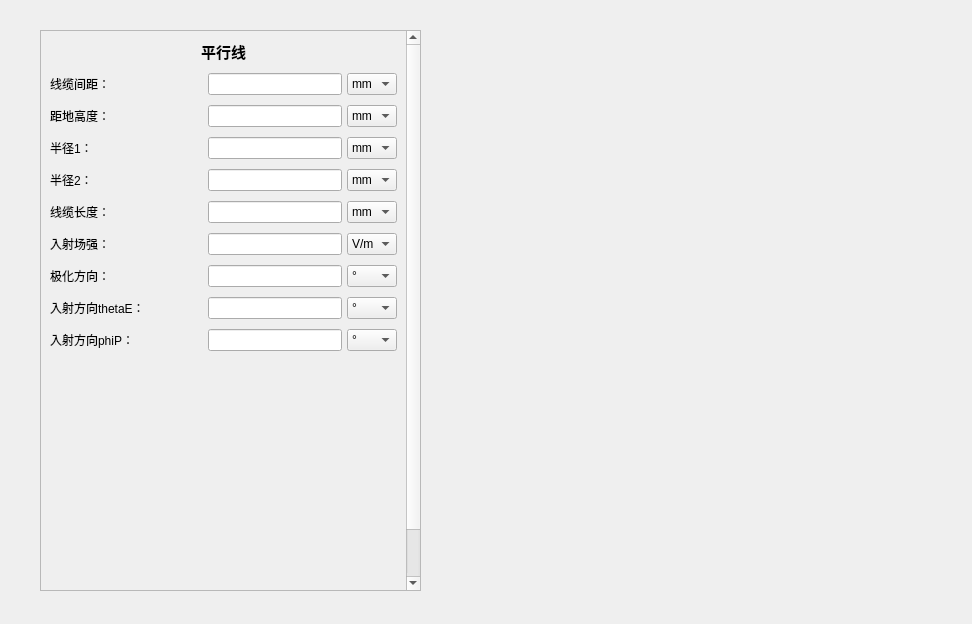
<?xml version="1.0" encoding="UTF-8"?>
<ui version="4.0">
 <class>contentWidget</class>
 <widget class="QWidget" name="contentWidget">
  <property name="geometry">
   <rect>
    <x>0</x>
    <y>0</y>
    <width>972</width>
    <height>624</height>
   </rect>
  </property>
  <property name="windowTitle">
   <string>Form</string>
  </property>
  <widget class="QScrollArea" name="scrollArea">
   <property name="geometry">
    <rect>
     <x>40</x>
     <y>30</y>
     <width>381</width>
     <height>561</height>
    </rect>
   </property>
   <property name="minimumSize">
    <size>
     <width>350</width>
     <height>0</height>
    </size>
   </property>
   <property name="maximumSize">
    <size>
     <width>400</width>
     <height>16777215</height>
    </size>
   </property>
   <property name="widgetResizable">
    <bool>true</bool>
   </property>
   <widget class="QWidget" name="scrollAreaWidgetContents">
    <property name="geometry">
     <rect>
      <x>0</x>
      <y>0</y>
      <width>358</width>
      <height>605</height>
     </rect>
    </property>
    <layout class="QGridLayout" name="gridLayout">
     <property name="leftMargin">
      <number>0</number>
     </property>
     <property name="topMargin">
      <number>0</number>
     </property>
     <property name="rightMargin">
      <number>0</number>
     </property>
     <property name="bottomMargin">
      <number>0</number>
     </property>
     <property name="spacing">
      <number>0</number>
     </property>
     <item row="0" column="0">
      <widget class="QStackedWidget" name="stackedWidget">
       <property name="minimumSize">
        <size>
         <width>0</width>
         <height>0</height>
        </size>
       </property>
       <property name="maximumSize">
        <size>
         <width>16777215</width>
         <height>16777215</height>
        </size>
       </property>
       <property name="currentIndex">
        <number>0</number>
       </property>
       <widget class="QWidget" name="page">
        <layout class="QGridLayout" name="gridLayout_2">
         <property name="horizontalSpacing">
          <number>5</number>
         </property>
         <property name="verticalSpacing">
          <number>10</number>
         </property>
         <item row="2" column="0">
          <widget class="QLabel" name="label_3">
           <property name="text">
            <string>距地高度：</string>
           </property>
          </widget>
         </item>
         <item row="9" column="2" colspan="2">
          <widget class="QLineEdit" name="lineEdit_9"/>
         </item>
         <item row="4" column="2" colspan="2">
          <widget class="QLineEdit" name="lineEdit_4"/>
         </item>
         <item row="2" column="4">
          <widget class="QComboBox" name="comboBox_2">
           <property name="sizePolicy">
            <sizepolicy hsizetype="Fixed" vsizetype="Fixed">
             <horstretch>0</horstretch>
             <verstretch>0</verstretch>
            </sizepolicy>
           </property>
           <property name="maximumSize">
            <size>
             <width>50</width>
             <height>16777215</height>
            </size>
           </property>
           <item>
            <property name="text">
             <string>mm</string>
            </property>
           </item>
          </widget>
         </item>
         <item row="5" column="2" colspan="2">
          <widget class="QLineEdit" name="lineEdit_5"/>
         </item>
         <item row="7" column="4">
          <widget class="QComboBox" name="comboBox_7">
           <property name="sizePolicy">
            <sizepolicy hsizetype="Fixed" vsizetype="Fixed">
             <horstretch>0</horstretch>
             <verstretch>0</verstretch>
            </sizepolicy>
           </property>
           <property name="maximumSize">
            <size>
             <width>50</width>
             <height>16777215</height>
            </size>
           </property>
           <item>
            <property name="text">
             <string>°</string>
            </property>
           </item>
          </widget>
         </item>
         <item row="5" column="4">
          <widget class="QComboBox" name="comboBox_5">
           <property name="sizePolicy">
            <sizepolicy hsizetype="Fixed" vsizetype="Fixed">
             <horstretch>0</horstretch>
             <verstretch>0</verstretch>
            </sizepolicy>
           </property>
           <property name="maximumSize">
            <size>
             <width>50</width>
             <height>16777215</height>
            </size>
           </property>
           <item>
            <property name="text">
             <string>mm</string>
            </property>
           </item>
          </widget>
         </item>
         <item row="8" column="0" colspan="2">
          <widget class="QLabel" name="label_9">
           <property name="text">
            <string>入射方向thetaE：</string>
           </property>
          </widget>
         </item>
         <item row="8" column="4">
          <widget class="QComboBox" name="comboBox_8">
           <property name="sizePolicy">
            <sizepolicy hsizetype="Fixed" vsizetype="Fixed">
             <horstretch>0</horstretch>
             <verstretch>0</verstretch>
            </sizepolicy>
           </property>
           <property name="maximumSize">
            <size>
             <width>50</width>
             <height>16777215</height>
            </size>
           </property>
           <item>
            <property name="text">
             <string>°</string>
            </property>
           </item>
          </widget>
         </item>
         <item row="7" column="2" colspan="2">
          <widget class="QLineEdit" name="lineEdit_7"/>
         </item>
         <item row="4" column="4">
          <widget class="QComboBox" name="comboBox_4">
           <property name="sizePolicy">
            <sizepolicy hsizetype="Fixed" vsizetype="Fixed">
             <horstretch>0</horstretch>
             <verstretch>0</verstretch>
            </sizepolicy>
           </property>
           <property name="maximumSize">
            <size>
             <width>50</width>
             <height>16777215</height>
            </size>
           </property>
           <item>
            <property name="text">
             <string>mm</string>
            </property>
           </item>
          </widget>
         </item>
         <item row="5" column="0">
          <widget class="QLabel" name="label_6">
           <property name="text">
            <string>线缆长度：</string>
           </property>
          </widget>
         </item>
         <item row="2" column="2" colspan="2">
          <widget class="QLineEdit" name="lineEdit_2"/>
         </item>
         <item row="1" column="0">
          <widget class="QLabel" name="label_2">
           <property name="text">
            <string>线缆间距：</string>
           </property>
          </widget>
         </item>
         <item row="3" column="0">
          <widget class="QLabel" name="label_4">
           <property name="text">
            <string>半径1：</string>
           </property>
          </widget>
         </item>
         <item row="1" column="2" colspan="2">
          <widget class="QLineEdit" name="lineEdit"/>
         </item>
         <item row="9" column="4">
          <widget class="QComboBox" name="comboBox_9">
           <property name="sizePolicy">
            <sizepolicy hsizetype="Fixed" vsizetype="Fixed">
             <horstretch>0</horstretch>
             <verstretch>0</verstretch>
            </sizepolicy>
           </property>
           <property name="maximumSize">
            <size>
             <width>50</width>
             <height>16777215</height>
            </size>
           </property>
           <item>
            <property name="text">
             <string>°</string>
            </property>
           </item>
          </widget>
         </item>
         <item row="3" column="4">
          <widget class="QComboBox" name="comboBox_3">
           <property name="sizePolicy">
            <sizepolicy hsizetype="Fixed" vsizetype="Fixed">
             <horstretch>0</horstretch>
             <verstretch>0</verstretch>
            </sizepolicy>
           </property>
           <property name="maximumSize">
            <size>
             <width>50</width>
             <height>16777215</height>
            </size>
           </property>
           <item>
            <property name="text">
             <string>mm</string>
            </property>
           </item>
          </widget>
         </item>
         <item row="6" column="4">
          <widget class="QComboBox" name="comboBox_6">
           <property name="sizePolicy">
            <sizepolicy hsizetype="Fixed" vsizetype="Fixed">
             <horstretch>0</horstretch>
             <verstretch>0</verstretch>
            </sizepolicy>
           </property>
           <property name="maximumSize">
            <size>
             <width>50</width>
             <height>16777215</height>
            </size>
           </property>
           <item>
            <property name="text">
             <string>V/m</string>
            </property>
           </item>
          </widget>
         </item>
         <item row="9" column="0">
          <widget class="QLabel" name="label_10">
           <property name="text">
            <string>入射方向phiP：</string>
           </property>
          </widget>
         </item>
         <item row="1" column="4">
          <widget class="QComboBox" name="comboBox">
           <property name="sizePolicy">
            <sizepolicy hsizetype="Fixed" vsizetype="Fixed">
             <horstretch>0</horstretch>
             <verstretch>0</verstretch>
            </sizepolicy>
           </property>
           <property name="maximumSize">
            <size>
             <width>50</width>
             <height>16777215</height>
            </size>
           </property>
           <item>
            <property name="text">
             <string>mm</string>
            </property>
           </item>
          </widget>
         </item>
         <item row="4" column="0">
          <widget class="QLabel" name="label_5">
           <property name="text">
            <string>半径2：</string>
           </property>
          </widget>
         </item>
         <item row="7" column="0">
          <widget class="QLabel" name="label_8">
           <property name="text">
            <string>极化方向：</string>
           </property>
          </widget>
         </item>
         <item row="3" column="2" colspan="2">
          <widget class="QLineEdit" name="lineEdit_3"/>
         </item>
         <item row="6" column="2" colspan="2">
          <widget class="QLineEdit" name="lineEdit_6"/>
         </item>
         <item row="8" column="2" colspan="2">
          <widget class="QLineEdit" name="lineEdit_8"/>
         </item>
         <item row="6" column="0">
          <widget class="QLabel" name="label_7">
           <property name="text">
            <string>入射场强：</string>
           </property>
          </widget>
         </item>
         <item row="10" column="0">
          <spacer name="verticalSpacer">
           <property name="orientation">
            <enum>Qt::Vertical</enum>
           </property>
           <property name="sizeHint" stdset="0">
            <size>
             <width>20</width>
             <height>40</height>
            </size>
           </property>
          </spacer>
         </item>
         <item row="0" column="0" colspan="5">
          <widget class="QLabel" name="label">
           <property name="sizePolicy">
            <sizepolicy hsizetype="MinimumExpanding" vsizetype="Maximum">
             <horstretch>0</horstretch>
             <verstretch>0</verstretch>
            </sizepolicy>
           </property>
           <property name="font">
            <font>
             <pointsize>11</pointsize>
             <weight>75</weight>
             <bold>true</bold>
            </font>
           </property>
           <property name="text">
            <string>平行线</string>
           </property>
           <property name="alignment">
            <set>Qt::AlignCenter</set>
           </property>
          </widget>
         </item>
        </layout>
       </widget>
       <widget class="QWidget" name="page_2">
        <layout class="QGridLayout" name="gridLayout_3">
         <property name="horizontalSpacing">
          <number>5</number>
         </property>
         <property name="verticalSpacing">
          <number>10</number>
         </property>
         <item row="7" column="0">
          <widget class="QLabel" name="label_31">
           <property name="text">
            <string>入射场强</string>
           </property>
          </widget>
         </item>
         <item row="8" column="0">
          <widget class="QLabel" name="label_15">
           <property name="text">
            <string>极化方向：</string>
           </property>
          </widget>
         </item>
         <item row="8" column="2">
          <widget class="QComboBox" name="comboBox_10">
           <property name="sizePolicy">
            <sizepolicy hsizetype="Fixed" vsizetype="Fixed">
             <horstretch>0</horstretch>
             <verstretch>0</verstretch>
            </sizepolicy>
           </property>
           <property name="maximumSize">
            <size>
             <width>50</width>
             <height>16777215</height>
            </size>
           </property>
           <item>
            <property name="text">
             <string>°</string>
            </property>
           </item>
          </widget>
         </item>
         <item row="6" column="0">
          <widget class="QLabel" name="label_18">
           <property name="text">
            <string>半径2：</string>
           </property>
          </widget>
         </item>
         <item row="2" column="0">
          <widget class="QLabel" name="label_13">
           <property name="text">
            <string>缠绕系数：</string>
           </property>
          </widget>
         </item>
         <item row="8" column="1">
          <widget class="QLineEdit" name="lineEdit_15"/>
         </item>
         <item row="1" column="1">
          <widget class="QLineEdit" name="lineEdit_18"/>
         </item>
         <item row="10" column="1">
          <widget class="QLineEdit" name="lineEdit_16"/>
         </item>
         <item row="4" column="1">
          <widget class="QLineEdit" name="lineEdit_14"/>
         </item>
         <item row="3" column="2">
          <widget class="QComboBox" name="comboBox_13">
           <property name="sizePolicy">
            <sizepolicy hsizetype="Fixed" vsizetype="Fixed">
             <horstretch>0</horstretch>
             <verstretch>0</verstretch>
            </sizepolicy>
           </property>
           <property name="maximumSize">
            <size>
             <width>50</width>
             <height>16777215</height>
            </size>
           </property>
           <item>
            <property name="text">
             <string>mm</string>
            </property>
           </item>
          </widget>
         </item>
         <item row="6" column="2">
          <widget class="QComboBox" name="comboBox_14">
           <property name="sizePolicy">
            <sizepolicy hsizetype="Fixed" vsizetype="Fixed">
             <horstretch>0</horstretch>
             <verstretch>0</verstretch>
            </sizepolicy>
           </property>
           <property name="maximumSize">
            <size>
             <width>50</width>
             <height>16777215</height>
            </size>
           </property>
           <item>
            <property name="text">
             <string>mm</string>
            </property>
           </item>
          </widget>
         </item>
         <item row="1" column="2">
          <widget class="QComboBox" name="comboBox_15">
           <property name="sizePolicy">
            <sizepolicy hsizetype="Fixed" vsizetype="Fixed">
             <horstretch>0</horstretch>
             <verstretch>0</verstretch>
            </sizepolicy>
           </property>
           <property name="maximumSize">
            <size>
             <width>50</width>
             <height>16777215</height>
            </size>
           </property>
           <item>
            <property name="text">
             <string>mm</string>
            </property>
           </item>
          </widget>
         </item>
         <item row="2" column="2">
          <widget class="QComboBox" name="comboBox_12">
           <property name="sizePolicy">
            <sizepolicy hsizetype="Fixed" vsizetype="Fixed">
             <horstretch>0</horstretch>
             <verstretch>0</verstretch>
            </sizepolicy>
           </property>
           <property name="maximumSize">
            <size>
             <width>50</width>
             <height>16777215</height>
            </size>
           </property>
           <item>
            <property name="text">
             <string>mm</string>
            </property>
           </item>
          </widget>
         </item>
         <item row="1" column="0">
          <widget class="QLabel" name="label_19">
           <property name="text">
            <string>线缆长度：</string>
           </property>
          </widget>
         </item>
         <item row="9" column="1">
          <widget class="QLineEdit" name="lineEdit_11"/>
         </item>
         <item row="5" column="0">
          <widget class="QLabel" name="label_11">
           <property name="text">
            <string>半径1：</string>
           </property>
          </widget>
         </item>
         <item row="6" column="1">
          <widget class="QLineEdit" name="lineEdit_13"/>
         </item>
         <item row="3" column="1">
          <widget class="QLineEdit" name="lineEdit_10"/>
         </item>
         <item row="9" column="2">
          <widget class="QComboBox" name="comboBox_11">
           <property name="sizePolicy">
            <sizepolicy hsizetype="Fixed" vsizetype="Fixed">
             <horstretch>0</horstretch>
             <verstretch>0</verstretch>
            </sizepolicy>
           </property>
           <property name="maximumSize">
            <size>
             <width>50</width>
             <height>16777215</height>
            </size>
           </property>
           <item>
            <property name="text">
             <string>°</string>
            </property>
           </item>
          </widget>
         </item>
         <item row="5" column="1">
          <widget class="QLineEdit" name="lineEdit_12"/>
         </item>
         <item row="10" column="2">
          <widget class="QComboBox" name="comboBox_18">
           <property name="sizePolicy">
            <sizepolicy hsizetype="Fixed" vsizetype="Fixed">
             <horstretch>0</horstretch>
             <verstretch>0</verstretch>
            </sizepolicy>
           </property>
           <property name="maximumSize">
            <size>
             <width>50</width>
             <height>16777215</height>
            </size>
           </property>
           <item>
            <property name="text">
             <string>°</string>
            </property>
           </item>
          </widget>
         </item>
         <item row="5" column="2">
          <widget class="QComboBox" name="comboBox_16">
           <property name="sizePolicy">
            <sizepolicy hsizetype="Fixed" vsizetype="Fixed">
             <horstretch>0</horstretch>
             <verstretch>0</verstretch>
            </sizepolicy>
           </property>
           <property name="maximumSize">
            <size>
             <width>50</width>
             <height>16777215</height>
            </size>
           </property>
           <item>
            <property name="text">
             <string>mm</string>
            </property>
           </item>
          </widget>
         </item>
         <item row="0" column="0" colspan="3">
          <widget class="QLabel" name="label_20">
           <property name="sizePolicy">
            <sizepolicy hsizetype="MinimumExpanding" vsizetype="Maximum">
             <horstretch>0</horstretch>
             <verstretch>0</verstretch>
            </sizepolicy>
           </property>
           <property name="font">
            <font>
             <pointsize>11</pointsize>
             <weight>75</weight>
             <bold>true</bold>
            </font>
           </property>
           <property name="text">
            <string>双绞线</string>
           </property>
           <property name="alignment">
            <set>Qt::AlignCenter</set>
           </property>
          </widget>
         </item>
         <item row="4" column="0">
          <widget class="QLabel" name="label_17">
           <property name="text">
            <string>离地高度：</string>
           </property>
          </widget>
         </item>
         <item row="3" column="0">
          <widget class="QLabel" name="label_14">
           <property name="text">
            <string>间距：</string>
           </property>
          </widget>
         </item>
         <item row="4" column="2">
          <widget class="QComboBox" name="comboBox_17">
           <property name="sizePolicy">
            <sizepolicy hsizetype="Fixed" vsizetype="Fixed">
             <horstretch>0</horstretch>
             <verstretch>0</verstretch>
            </sizepolicy>
           </property>
           <property name="maximumSize">
            <size>
             <width>50</width>
             <height>16777215</height>
            </size>
           </property>
           <item>
            <property name="text">
             <string>mm</string>
            </property>
           </item>
          </widget>
         </item>
         <item row="9" column="0">
          <widget class="QLabel" name="label_16">
           <property name="text">
            <string>入射方向thetaE：</string>
           </property>
          </widget>
         </item>
         <item row="10" column="0">
          <widget class="QLabel" name="label_12">
           <property name="text">
            <string>入射方向phiP：</string>
           </property>
          </widget>
         </item>
         <item row="11" column="0">
          <spacer name="verticalSpacer_2">
           <property name="orientation">
            <enum>Qt::Vertical</enum>
           </property>
           <property name="sizeHint" stdset="0">
            <size>
             <width>20</width>
             <height>40</height>
            </size>
           </property>
          </spacer>
         </item>
         <item row="2" column="1">
          <widget class="QLineEdit" name="lineEdit_17"/>
         </item>
         <item row="7" column="1">
          <widget class="QLineEdit" name="lineEdit_28"/>
         </item>
         <item row="7" column="2">
          <widget class="QComboBox" name="comboBox_28">
           <property name="sizePolicy">
            <sizepolicy hsizetype="Fixed" vsizetype="Fixed">
             <horstretch>0</horstretch>
             <verstretch>0</verstretch>
            </sizepolicy>
           </property>
           <property name="maximumSize">
            <size>
             <width>50</width>
             <height>16777215</height>
            </size>
           </property>
           <item>
            <property name="text">
             <string>V/m</string>
            </property>
           </item>
          </widget>
         </item>
        </layout>
       </widget>
       <widget class="QWidget" name="page_3">
        <layout class="QGridLayout" name="gridLayout_4">
         <property name="horizontalSpacing">
          <number>5</number>
         </property>
         <property name="verticalSpacing">
          <number>10</number>
         </property>
         <item row="14" column="2">
          <widget class="QLineEdit" name="lineEdit_2_8"/>
         </item>
         <item row="14" column="3">
          <widget class="QComboBox" name="comboBox2_8">
           <property name="sizePolicy">
            <sizepolicy hsizetype="Fixed" vsizetype="Fixed">
             <horstretch>0</horstretch>
             <verstretch>0</verstretch>
            </sizepolicy>
           </property>
           <property name="maximumSize">
            <size>
             <width>60</width>
             <height>16777215</height>
            </size>
           </property>
           <item>
            <property name="text">
             <string>mm</string>
            </property>
           </item>
          </widget>
         </item>
         <item row="1" column="3">
          <widget class="QPushButton" name="pushButton_default2">
           <property name="maximumSize">
            <size>
             <width>60</width>
             <height>16777215</height>
            </size>
           </property>
           <property name="text">
            <string>默认</string>
           </property>
          </widget>
         </item>
         <item row="13" column="0" colspan="3">
          <widget class="QComboBox" name="comboBox_2_2">
           <item>
            <property name="text">
             <string>铜（58130000）</string>
            </property>
           </item>
          </widget>
         </item>
         <item row="2" column="0">
          <widget class="QLabel" name="label_30">
           <property name="text">
            <string>线缆半径：</string>
           </property>
          </widget>
         </item>
         <item row="5" column="3">
          <widget class="QComboBox" name="comboBox2_3">
           <property name="sizePolicy">
            <sizepolicy hsizetype="Fixed" vsizetype="Fixed">
             <horstretch>0</horstretch>
             <verstretch>0</verstretch>
            </sizepolicy>
           </property>
           <property name="maximumSize">
            <size>
             <width>60</width>
             <height>16777215</height>
            </size>
           </property>
           <item>
            <property name="text">
             <string>mm</string>
            </property>
           </item>
          </widget>
         </item>
         <item row="9" column="0">
          <widget class="QLabel" name="label_26">
           <property name="text">
            <string>线缆总长：</string>
           </property>
          </widget>
         </item>
         <item row="13" column="3">
          <widget class="QComboBox" name="comboBox_31">
           <property name="sizePolicy">
            <sizepolicy hsizetype="Fixed" vsizetype="Fixed">
             <horstretch>0</horstretch>
             <verstretch>0</verstretch>
            </sizepolicy>
           </property>
           <property name="maximumSize">
            <size>
             <width>60</width>
             <height>16777215</height>
            </size>
           </property>
           <item>
            <property name="text">
             <string>S/m</string>
            </property>
           </item>
          </widget>
         </item>
         <item row="10" column="0">
          <widget class="QLabel" name="label_27">
           <property name="sizePolicy">
            <sizepolicy hsizetype="Preferred" vsizetype="Maximum">
             <horstretch>0</horstretch>
             <verstretch>0</verstretch>
            </sizepolicy>
           </property>
           <property name="text">
            <string>屏蔽层电导率：</string>
           </property>
          </widget>
         </item>
         <item row="18" column="0">
          <widget class="QLabel" name="label_35">
           <property name="text">
            <string>压具：</string>
           </property>
          </widget>
         </item>
         <item row="5" column="2">
          <widget class="QLineEdit" name="lineEdit_2_3"/>
         </item>
         <item row="7" column="0">
          <widget class="QLabel" name="label_22">
           <property name="text">
            <string>损耗正切：</string>
           </property>
          </widget>
         </item>
         <item row="2" column="2">
          <widget class="QLineEdit" name="lineEdit_2_1"/>
         </item>
         <item row="15" column="0">
          <widget class="QLabel" name="label_33">
           <property name="text">
            <string>最小频率：</string>
           </property>
          </widget>
         </item>
         <item row="16" column="0">
          <widget class="QLabel" name="label_34">
           <property name="text">
            <string>最大频率：</string>
           </property>
          </widget>
         </item>
         <item row="4" column="2">
          <widget class="QLineEdit" name="lineEdit_2_2"/>
         </item>
         <item row="9" column="2">
          <widget class="QLineEdit" name="lineEdit_2_7"/>
         </item>
         <item row="19" column="0" colspan="3">
          <widget class="QLineEdit" name="lineEdit_path"/>
         </item>
         <item row="9" column="3">
          <widget class="QComboBox" name="comboBox2_7">
           <property name="sizePolicy">
            <sizepolicy hsizetype="Fixed" vsizetype="Fixed">
             <horstretch>0</horstretch>
             <verstretch>0</verstretch>
            </sizepolicy>
           </property>
           <property name="maximumSize">
            <size>
             <width>60</width>
             <height>16777215</height>
            </size>
           </property>
           <item>
            <property name="text">
             <string>mm</string>
            </property>
           </item>
          </widget>
         </item>
         <item row="15" column="3">
          <widget class="QComboBox" name="comboBox2_9">
           <property name="sizePolicy">
            <sizepolicy hsizetype="Fixed" vsizetype="Fixed">
             <horstretch>0</horstretch>
             <verstretch>0</verstretch>
            </sizepolicy>
           </property>
           <property name="maximumSize">
            <size>
             <width>60</width>
             <height>16777215</height>
            </size>
           </property>
           <item>
            <property name="text">
             <string>GHz</string>
            </property>
           </item>
          </widget>
         </item>
         <item row="16" column="2">
          <widget class="QLineEdit" name="lineEdit_2_10"/>
         </item>
         <item row="6" column="2">
          <widget class="QLineEdit" name="lineEdit_2_4"/>
         </item>
         <item row="8" column="0">
          <widget class="QLabel" name="label_29">
           <property name="text">
            <string>屏蔽层厚度：</string>
           </property>
          </widget>
         </item>
         <item row="19" column="3">
          <widget class="QPushButton" name="pushButton">
           <property name="sizePolicy">
            <sizepolicy hsizetype="Fixed" vsizetype="Fixed">
             <horstretch>0</horstretch>
             <verstretch>0</verstretch>
            </sizepolicy>
           </property>
           <property name="maximumSize">
            <size>
             <width>60</width>
             <height>16777215</height>
            </size>
           </property>
           <property name="text">
            <string>选择</string>
           </property>
          </widget>
         </item>
         <item row="7" column="2">
          <widget class="QLineEdit" name="lineEdit_2_5"/>
         </item>
         <item row="8" column="2">
          <widget class="QLineEdit" name="lineEdit_2_6"/>
         </item>
         <item row="2" column="3">
          <widget class="QComboBox" name="comboBox2_1">
           <property name="sizePolicy">
            <sizepolicy hsizetype="Fixed" vsizetype="Fixed">
             <horstretch>0</horstretch>
             <verstretch>0</verstretch>
            </sizepolicy>
           </property>
           <property name="maximumSize">
            <size>
             <width>60</width>
             <height>16777215</height>
            </size>
           </property>
           <item>
            <property name="text">
             <string>mm</string>
            </property>
           </item>
          </widget>
         </item>
         <item row="23" column="0">
          <spacer name="verticalSpacer_3">
           <property name="orientation">
            <enum>Qt::Vertical</enum>
           </property>
           <property name="sizeHint" stdset="0">
            <size>
             <width>20</width>
             <height>40</height>
            </size>
           </property>
          </spacer>
         </item>
         <item row="4" column="3">
          <widget class="QComboBox" name="comboBox2_2">
           <property name="sizePolicy">
            <sizepolicy hsizetype="Fixed" vsizetype="Fixed">
             <horstretch>0</horstretch>
             <verstretch>0</verstretch>
            </sizepolicy>
           </property>
           <property name="maximumSize">
            <size>
             <width>60</width>
             <height>16777215</height>
            </size>
           </property>
           <item>
            <property name="text">
             <string>mm</string>
            </property>
           </item>
          </widget>
         </item>
         <item row="6" column="0" colspan="2">
          <widget class="QLabel" name="label_28">
           <property name="text">
            <string>PE相对介电常数：</string>
           </property>
          </widget>
         </item>
         <item row="11" column="3">
          <widget class="QComboBox" name="comboBox_20">
           <property name="sizePolicy">
            <sizepolicy hsizetype="Fixed" vsizetype="Fixed">
             <horstretch>0</horstretch>
             <verstretch>0</verstretch>
            </sizepolicy>
           </property>
           <property name="maximumSize">
            <size>
             <width>60</width>
             <height>16777215</height>
            </size>
           </property>
           <item>
            <property name="text">
             <string>S/m</string>
            </property>
           </item>
          </widget>
         </item>
         <item row="5" column="0">
          <widget class="QLabel" name="label_25">
           <property name="text">
            <string>屏蔽层半径：</string>
           </property>
          </widget>
         </item>
         <item row="12" column="0">
          <widget class="QLabel" name="label_32">
           <property name="sizePolicy">
            <sizepolicy hsizetype="Preferred" vsizetype="Maximum">
             <horstretch>0</horstretch>
             <verstretch>0</verstretch>
            </sizepolicy>
           </property>
           <property name="text">
            <string>线缆电导率：</string>
           </property>
          </widget>
         </item>
         <item row="16" column="3">
          <widget class="QComboBox" name="comboBox2_10">
           <property name="sizePolicy">
            <sizepolicy hsizetype="Fixed" vsizetype="Fixed">
             <horstretch>0</horstretch>
             <verstretch>0</verstretch>
            </sizepolicy>
           </property>
           <property name="maximumSize">
            <size>
             <width>60</width>
             <height>16777215</height>
            </size>
           </property>
           <item>
            <property name="text">
             <string>GHz</string>
            </property>
           </item>
          </widget>
         </item>
         <item row="14" column="0">
          <widget class="QLabel" name="label_23">
           <property name="text">
            <string>沟槽宽度：</string>
           </property>
          </widget>
         </item>
         <item row="8" column="3">
          <widget class="QComboBox" name="comboBox2_6">
           <property name="sizePolicy">
            <sizepolicy hsizetype="Fixed" vsizetype="Fixed">
             <horstretch>0</horstretch>
             <verstretch>0</verstretch>
            </sizepolicy>
           </property>
           <property name="maximumSize">
            <size>
             <width>60</width>
             <height>16777215</height>
            </size>
           </property>
           <item>
            <property name="text">
             <string>mm</string>
            </property>
           </item>
          </widget>
         </item>
         <item row="0" column="0" colspan="4">
          <widget class="QLabel" name="label_title2">
           <property name="sizePolicy">
            <sizepolicy hsizetype="MinimumExpanding" vsizetype="Maximum">
             <horstretch>0</horstretch>
             <verstretch>0</verstretch>
            </sizepolicy>
           </property>
           <property name="font">
            <font>
             <pointsize>11</pointsize>
             <weight>75</weight>
             <bold>true</bold>
            </font>
           </property>
           <property name="text">
            <string>高速线</string>
           </property>
           <property name="alignment">
            <set>Qt::AlignCenter</set>
           </property>
          </widget>
         </item>
         <item row="15" column="2">
          <widget class="QLineEdit" name="lineEdit_2_9"/>
         </item>
         <item row="4" column="0">
          <widget class="QLabel" name="label_24">
           <property name="text">
            <string>信号线距离：</string>
           </property>
          </widget>
         </item>
         <item row="18" column="2">
          <widget class="QCheckBox" name="checkBox">
           <property name="text">
            <string/>
           </property>
           <property name="checkable">
            <bool>true</bool>
           </property>
           <property name="tristate">
            <bool>false</bool>
           </property>
          </widget>
         </item>
         <item row="11" column="0" colspan="3">
          <widget class="QComboBox" name="comboBox_2_1">
           <item>
            <property name="text">
             <string>铝（38160000）</string>
            </property>
           </item>
          </widget>
         </item>
         <item row="17" column="0">
          <widget class="QLabel" name="label_21">
           <property name="text">
            <string>线缆分布参数：</string>
           </property>
          </widget>
         </item>
         <item row="17" column="2">
          <widget class="QComboBox" name="comboBox_RandC">
           <item>
            <property name="text">
             <string>默认圆形</string>
            </property>
           </item>
           <item>
            <property name="text">
             <string>HFSS结果</string>
            </property>
           </item>
           <item>
            <property name="text">
             <string>非平衡情况</string>
            </property>
           </item>
           <item>
            <property name="text">
             <string>26AWG </string>
            </property>
           </item>
           <item>
            <property name="text">
             <string>26AWG(5%偏移)</string>
            </property>
           </item>
           <item>
            <property name="text">
             <string>26AWG(10%偏移)</string>
            </property>
           </item>
          </widget>
         </item>
        </layout>
       </widget>
      </widget>
     </item>
    </layout>
   </widget>
  </widget>
 </widget>
 <resources/>
 <connections/>
</ui>
